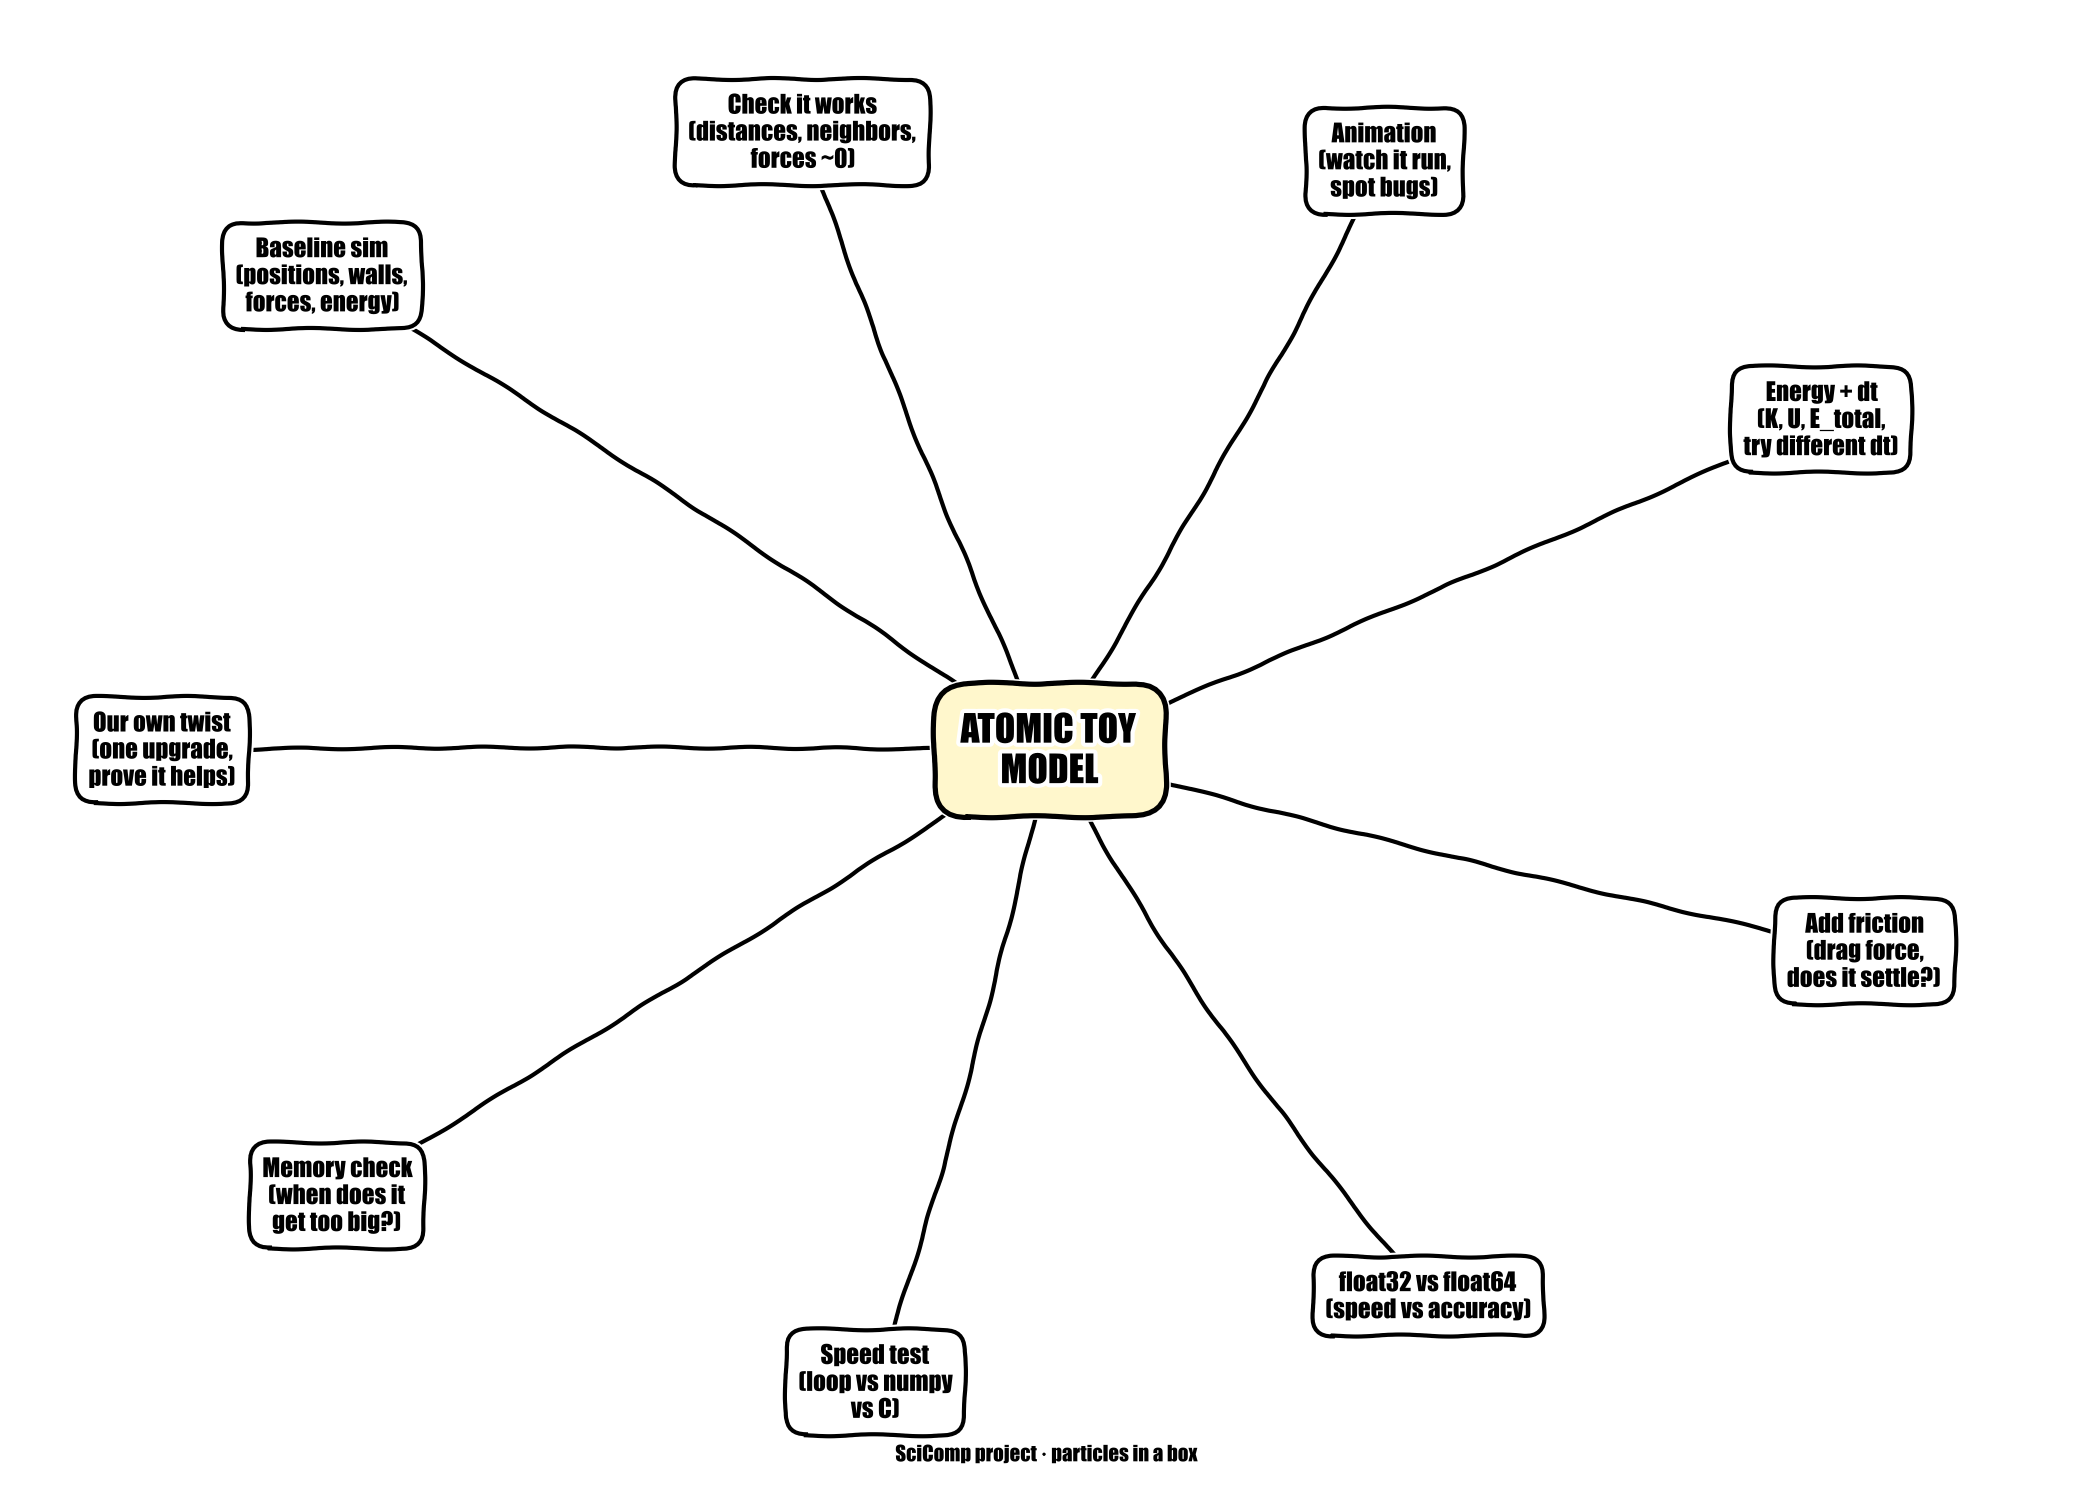

The script that saved this image:
import matplotlib.pyplot as plt
import numpy as np

plt.xkcd(scale=1, length=100, randomness=2)

fig, ax = plt.subplots(figsize=(14, 10))
ax.set_xlim(0, 14)
ax.set_ylim(0, 10)
ax.axis("off")

center = (7, 5)

branches = [
    ("Baseline sim\n(positions, walls,\nforces, energy)", 2.0, 8.3),
    ("Check it works\n(distances, neighbors,\nforces ~0)", 5.3, 9.3),
    ("Animation\n(watch it run,\nspot bugs)", 9.3, 9.1),
    ("Energy + dt\n(K, U, E_total,\ntry different dt)", 12.3, 7.3),
    ("Add friction\n(drag force,\ndoes it settle?)", 12.6, 3.6),
    ("float32 vs float64\n(speed vs accuracy)", 9.6, 1.2),
    ("Speed test\n(loop vs numpy\nvs C)", 5.8, 0.6),
    ("Memory check\n(when does it\nget too big?)", 2.1, 1.9),
    ("Our own twist\n(one upgrade,\nprove it helps)", 0.9, 5.0),
]

def wobble_line(ax, p1, p2, color="black", lw=2):
    x1, y1 = p1
    x2, y2 = p2
    xm, ym = (x1 + x2) / 2 + np.random.uniform(-0.3, 0.3), (y1 + y2) / 2 + np.random.uniform(-0.3, 0.3)
    t = np.linspace(0, 1, 30)
    x = (1 - t) ** 2 * x1 + 2 * (1 - t) * t * xm + t ** 2 * x2
    y = (1 - t) ** 2 * y1 + 2 * (1 - t) * t * ym + t ** 2 * y2
    ax.plot(x, y, color=color, lw=lw, zorder=1)

np.random.seed(3)
for text, bx, by in branches:
    wobble_line(ax, center, (bx, by))

for i, (text, bx, by) in enumerate(branches):
    box = dict(boxstyle="round,pad=0.5,rounding_size=0.8", fc="white", ec="black", lw=2)
    ax.text(bx, by, text, ha="center", va="center", fontsize=12, bbox=box, zorder=3,
            family="fantasy")

center_box = dict(boxstyle="round,pad=0.7,rounding_size=0.9", fc="#fff7cc", ec="black", lw=2.5)
ax.text(*center, "ATOMIC TOY\nMODEL", ha="center", va="center", fontsize=18,
        weight="bold", bbox=center_box, zorder=4, family="fantasy")

ax.text(7, 0.05, "SciComp project · particles in a box", ha="center", fontsize=10,
        style="italic", family="fantasy")

plt.tight_layout()
plt.savefig("/Users/ansh/atomic_toy_model/mindmap.png", dpi=150, facecolor="white")
print("saved")
